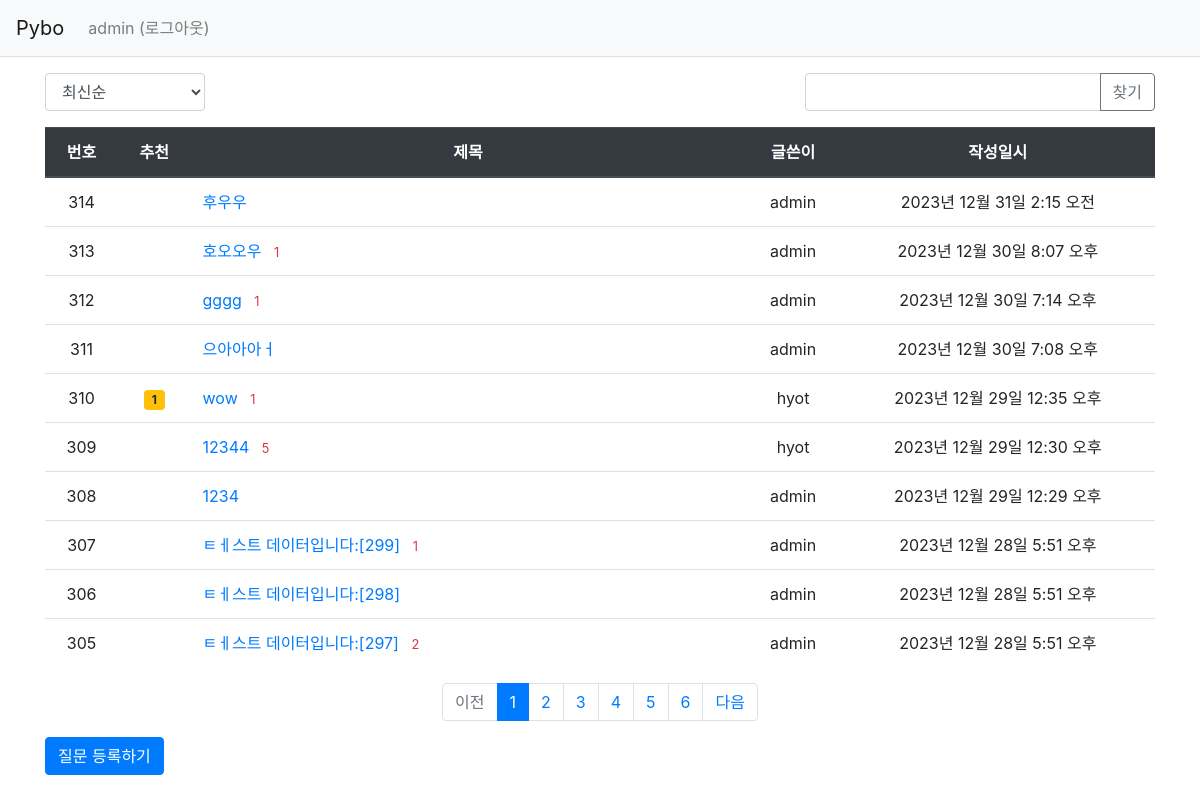
The app's page /pybo/ (signed in) with its own data.
### pybo/models.py (models this page shows, shortened)
class Question(models.Model):
    author = models.ForeignKey(User, on_delete=models.CASCADE, related_name='author_question')
    subject = models.CharField(max_length=200)
    content = models.TextField()
    create_date = models.DateTimeField()
    modify_date = models.DateTimeField(null=True, blank=True)
    voter = models.ManyToManyField(User, related_name='voter_question')

### pybo/views/base_views.py (the view, shortened to what this page needs)
# urls.py: path('', base_views.index, name='index'),
def index(request):
    logger.info('index 실행!')
    """
    pybo 목록 출력
    """
    page = request.GET.get('page', '1')  # 페이지
    kw = request.GET.get('kw', '')  # 검색어
    so = request.GET.get('so', 'recent')  # 정렬기준
    if so == 'recommend':
        question_list = Question.objects.annotate(num_voter=Count('voter')).order_by('-num_voter', '-create_date')
    elif so == 'popular':
        question_list = Question.objects.annotate(num_answer=Count('answer')).order_by('-num_answer', '-create_date')
    else:  # recent
        question_list = Question.objects.order_by('-create_date')
    paginator = Paginator(question_list, 10)  # 페이지당 10개씩 보여주기
    page_obj = paginator.get_page(page)
    context = {'question_list': page_obj, 'page': page, 'kw': kw, 'so': so}  # <------ so 추가
    return render(request, 'pybo/question_list.html', context)

### pybo/templatetags/pybo_filter.py (called while the page is built)
@register.filter
def sub(value, arg):
    return value - arg

### templates/pybo/question_list.html (shortened to what this page needs)
{% extends 'base.html' %}
{% load pybo_filter %}
{% block content %}
<div class="container my-3">
    <div class="row justify-content-between my-3">
        <div class="col-2">
            <select class="form-control so">
                <option value="recent" {% if so == 'recent' %}selected{% endif %}>최신순</option>
            </select>
        </div>
        <div class="col-4 input-group">
            <input type="text" class="form-control kw" value="{{ kw|default_if_none:'' }}">
            <div class="input-group-append">
                <button class="btn btn-outline-secondary" type="button" id="btn_search">찾기</button>
            </div>
        </div>
    </div>
    <table class="table">
        <thead>
        <tr class="text-center thead-dark">
            <th>번호</th>
            <th>추천</th>
            <th style="width:50%">제목</th>
            <th>글쓴이</th>
            <th>작성일시</th>
        </tr>
        </thead>
        <tbody>
        {% if question_list %}
        {% for question in question_list %}
        <tr class="text-center">
            <td>
                {{ question_list.paginator.count|sub:question_list.start_index|sub:forloop.counter0|add:1 }}
            </td>
            <td>
                {% if question.voter.all.count > 0 %}
                <span class="badge badge-warning px-2 py-1">{{ question.voter.all.count }}</span>
                {% endif %}
            </td>
            <td class="text-left">
                <a href="{% url 'pybo:detail' question.id %}">{{ question.subject }}</a>
                {% if question.answer_set.count > 0 %}
                <span class="text-danger small ml-2">{{ question.answer_set.count }}</span>
                {% endif %}
            </td>
            <td>{{ question.author.username }}</td>
            <td>{{ question.create_date }}</td>
        </tr>
        {% endfor %}
        {% else %}
        <tr>
            <td colspan="3">질문이 없습니다.</td>
        </tr>
        {% endif %}
        </tbody>
    </table>
    <ul class="pagination justify-content-center">
        {% if question_list.has_previous %}
        <li class="page-item">
            <a class="page-link" data-page="{{ question_list.previous_page_number }}" href="#">이전</a>
        </li>
        {% else %}
        <li class="page-item disabled">
            <a class="page-link" tabindex="-1" aria-disabled="true" href="#">이전</a>
        </li>
        {% endif %}
        {% for page_number in question_list.paginator.page_range %}
        {% if page_number >= question_list.number|add:-5 and page_number <= question_list.number|add:5 %}
            {% if page_number == question_list.number %}
            <li class="page-item active" aria-current="page">
                <a class="page-link" data-page="{{ page_number }}" href="#">{{ page_number }}</a>
            </li>
            {% else %}
            <li class="page-item">
                <a class="page-link" data-page="{{ page_number }}" href="#">{{ page_number }}</a>
            </li>
            {% endif %}
        {% endif %}
        {% endfor %}
        {% if question_list.has_next %}
        <li class="page-item">
            <a class="page-link" data-page="{{ question_list.next_page_number }}" href="#">다음</a>
        </li>
        {% else %}
        <li class="page-item disabled">
            <a class="page-link" tabindex="-1" aria-disabled="true" href="#">다음</a>
        </li>
        {% endif %}
    </ul>
    <a href="{% url 'pybo:question_create' %}" class="btn btn-primary">질문 등록하기</a>
</div>
{% endblock %}

### templates/navbar.html (shortened to what this page needs)
<nav class="navbar navbar-expand-lg navbar-light bg-light border-bottom">
    <a class="navbar-brand" href="{% url 'pybo:index' %}">Pybo</a>
    <div class="collapse navbar-collapse flex-grow-0" id="navbarNav">
        <ul class="navbar-nav">
            <li class="nav-item ">
                {% if user.is_authenticated %}
                <a class="nav-link" href="{% url 'common:logout' %}">{{ user.username }} (로그아웃)</a>
                {% else %}
                <a class="nav-link" href="{% url 'common:login' %}">로그인</a>
                {% endif %}
            </li>
        </ul>
    </div>
</nav>

### records on screen
Question: paginator.count|sub "314", subject "후우우", author.username "admin", create_date "2023년 12월 31일 2:15 오전"
Question: paginator.count|sub "313", subject "호오오우", answer_set.count "1", author.username "admin", create_date "2023년 12월 30일 8:07 오후"
Question: paginator.count|sub "312", subject "gggg", answer_set.count "1", author.username "admin", create_date "2023년 12월 30일 7:14 오후"
Question: paginator.count|sub "311", subject "으아아아ㅓ", author.username "admin", create_date "2023년 12월 30일 7:08 오후"
Question: paginator.count|sub "310", voter.all.count "1", subject "wow", answer_set.count "1", author.username "hyot", create_date "2023년 12월 29일 12:35 오후"
Question: paginator.count|sub "309", subject "12344", answer_set.count "5", author.username "hyot", create_date "2023년 12월 29일 12:30 오후"
Question: paginator.count|sub "308", subject "1234", author.username "admin", create_date "2023년 12월 29일 12:29 오후"
Question: paginator.count|sub "307", subject "ㅌㅔ스트 데이터입니다:[299]", answer_set.count "1", author.username "admin", create_date "2023년 12월 28일 5:51 오후"
Question: paginator.count|sub "306", subject "ㅌㅔ스트 데이터입니다:[298]", author.username "admin", create_date "2023년 12월 28일 5:51 오후"
Question: paginator.count|sub "305", subject "ㅌㅔ스트 데이터입니다:[297]", answer_set.count "2", author.username "admin", create_date "2023년 12월 28일 5:51 오후"

### other values on screen
{{ user.username }} "admin"
{{ page_number }} "1"
{{ page_number }} "2" "3" "4" "5" "6"
